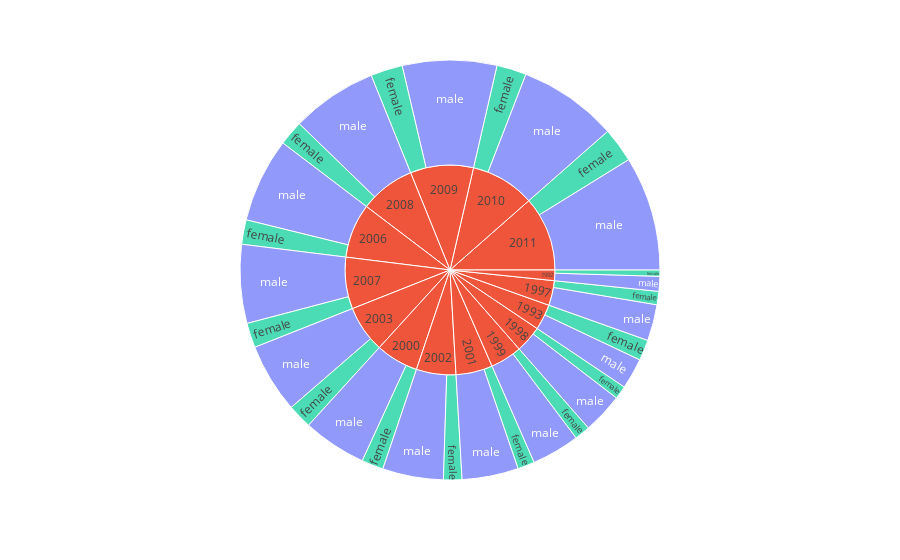

This figure's notebook cell:
### Markdown cell above
Wish I had data from other years to confirm if suicide numbers are highest for working adults always.

### Code cell
fig = px.sunburst(ph_data, path=['year', 'sex'], values='suicides_no', color='sex')
fig.show()

### Figure 1 — Plotly figure (JSON) as saved in the notebook; plotly's stock layout.template omitted (floating-point values rounded to 4 significant figures)
{"data": [{"branchvalues": "total", "customdata": [["male"], ["(?)"], ["(?)"], ["(?)"], ["(?)"], ["(?)"], ["(?)"], ["(?)"], ["male"], ["(?)"], ["male"], ["male"], ["male"], ["male"], ["(?)"], ["female"], ["female"], ["female"], ["female"], ["female"], ["female"], ["female"], ["(?)"], ["(?)"], ["(?)"], ["female"], ["(?)"], ["female"], ["female"], ["female"], ["(?)"], ["(?)"], ["male"], ["male"], ["male"], ["male"], ["male"], ["male"], ["female"], ["female"], ["male"], ["male"], ["female"], ["male"], ["female"]], "domain": {"x": [0, 1], "y": [0, 1]}, "hovertemplate": "sex=%{customdata[0]}<br>labels=%{label}<br>suicides_no=%{value}<br>parent=%{parent}<br>id=%{id}<extra></extra>", "ids": ["2002/male", "2009", "2008", "2000", "1998", "1997", "1993", "1992", "2011/male", "2010", "2001/male", "2000/male", "1999/male", "1993/male", "2011", "2003/female", "2011/female", "2000/female", "2002/female", "2006/female", "2007/female", "2001/female", "2006", "2007", "2001", "1998/female", "1999", "1999/female", "1997/female", "1993/female", "2003", "2002", "1992/male", "2009/male", "2008/male", "2007/male", "2006/male", "2003/male", "2008/female", "2009/female", "1998/male", "1997/male", "2010/female", "2010/male", "1992/female"], "labels": ["male", "2009", "2008", "2000", "1998", "1997", "1993", "1992", "male", "2010", "male", "male", "male", "male", "2011", "female", "female", "female", "female", "female", "female", "female", "2006", "2007", "2001", "female", "1999", "female", "female", "female", "2003", "2002", "male", "male", "male", "male", "male", "male", "female", "female", "male", "male", "female", "male", "female"], "marker": {"colors": ["#636efa", "#EF553B", "#EF553B", "#EF553B", "#EF553B", "#EF553B", "#EF553B", "#EF553B", "#636efa", "#EF553B", "#636efa", "#636efa", "#636efa", "#636efa", "#EF553B", "#00cc96", "#00cc96", "#00cc96", "#00cc96", "#00cc96", "#00cc96", "#00cc96", "#EF553B", "#EF553B", "#EF553B", "#00cc96", "#EF553B", "#00cc96", "#00cc96", "#00cc96", "#EF553B", "#EF553B", "#636efa", "#636efa", "#636efa", "#636efa", "#636efa", "#636efa", "#00cc96", "#00cc96", "#636efa", "#636efa", "#00cc96", "#636efa", "#00cc96"]}, "name": "", "parents": ["2002", "", "", "", "", "", "", "", "2011", "", "2001", "2000", "1999", "1993", "", "2003", "2011", "2000", "2002", "2006", "2007", "2001", "", "", "", "1998", "", "1999", "1997", "1993", "", "", "1992", "2009", "2008", "2007", "2006", "2003", "2008", "2009", "1998", "1997", "2010", "2010", "1992"], "type": "sunburst", "values": [999, 2074, 1820, 1403, 883, 814, 846, 347, 1879, 2116, 927, 1045, 788, 506, 2449, 402, 570, 358, 302, 402, 406, 277, 1788, 1698, 1204, 218, 1043, 255, 219, 340, 1544, 1301, 244, 1549, 1411, 1292, 1386, 1142, 409, 525, 665, 595, 487, 1629, 103]}], "layout": {"legend": {"tracegroupgap": 0}, "margin": {"t": 60}}}
